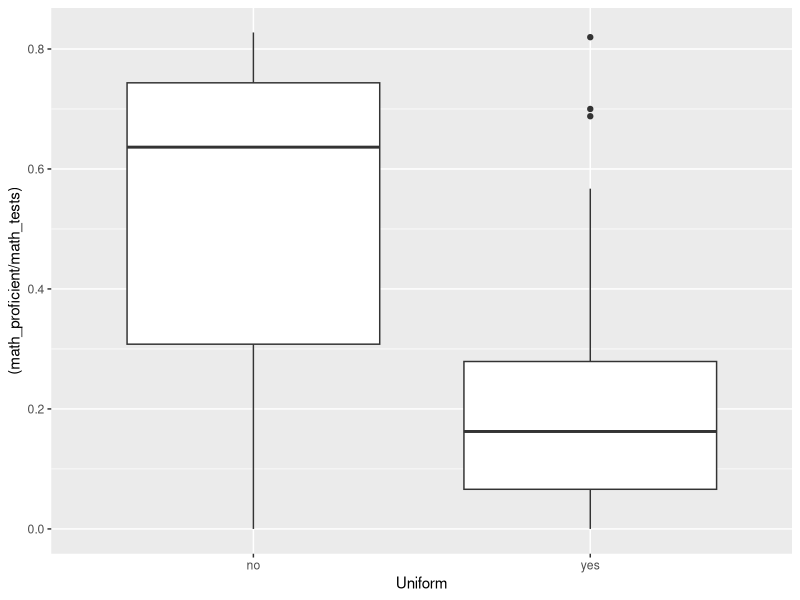
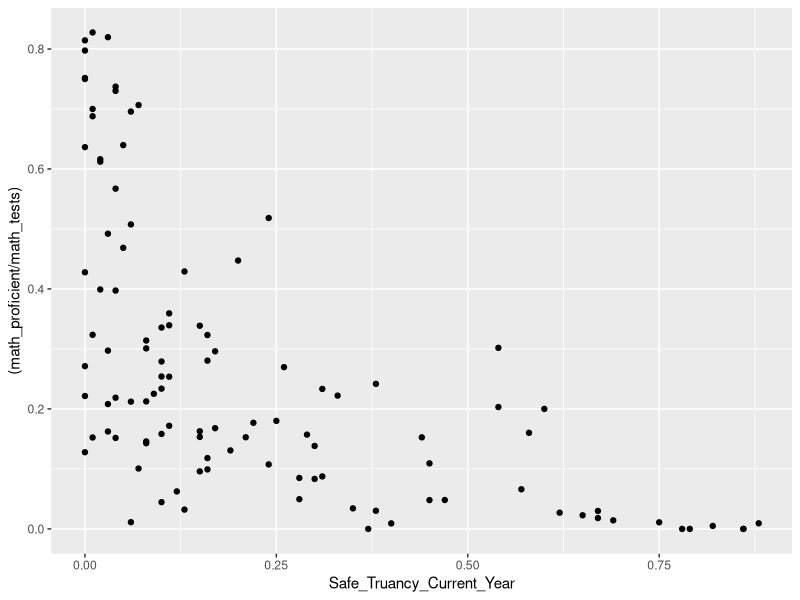

The R script that drew these images, in order:
## ---- chunk 1
knitr::opts_chunk$set(
  echo = TRUE,
  message = FALSE,
  warning = FALSE
)

library(tidyverse)
library(scales)

scores <- read_csv("data/DC/dcps_parcc_scores_all_grades_17_18.csv", na = c("n < 10")) %>% 
  filter(Grade == "ALL") %>% #Show all grades
  select(-Grade) %>%
  filter(`School Code` != "DCPS") %>%
  mutate(`School Code` = as.numeric(`School Code`))
schools <- read_csv("data/DC/dcps_school_scorecard_17_18_trimmed.csv") 
dc <- scores %>% left_join(schools, by=c("School Code" = "Dir_School_Code")) %>%
  mutate(ela_tests = `# of English Language Arts (ELA) Test Takers`,
         ela_proficient = `ELA # Proficient`,
         math_tests = `# Math Test Takers`,
         math_proficient = `Math - # Proficient`,
         Uniform = as.factor(Uniform)) %>%
  mutate(Safe_Truancy_Current_Year = as.numeric(sub("%", Safe_Truancy_Current_Year, replacement="")) / 100)
    

## ---- chunk 2
dc %>% group_by(Dir_Ward) %>% summarise(`ELA Test Takers`=sum(`# of English Language Arts (ELA) Test Takers`, na.rm=T), 
                                             `ELA Proficient`=sum(`ELA # Proficient`, na.rm=T)) %>%
  mutate(`% ELA Proficient` = percent(`ELA Proficient` / `ELA Test Takers`)) %>%
  arrange(`% ELA Proficient`)
## ---- chunk 3
dc %>% group_by(Dir_Ward) %>% summarise(`Math Test Takers`=sum(`# Math Test Takers`, na.rm=T), 
                                             `Math Proficient`=sum(`Math - # Proficient`, na.rm=T)) %>%
  mutate(`% Math Proficient` = percent(`Math Proficient` / `Math Test Takers`)) %>%
  arrange(`% Math Proficient`)
## ---- chunk 4
dc %>% count(Uniform)
## ---- chunk 5
  ggplot(dc) + geom_boxplot(aes(x = Uniform, y=  (math_proficient/math_tests)))

## ---- chunk 6
ggplot(dc) + geom_point(aes(x = Safe_Truancy_Current_Year, y = (math_proficient/math_tests)))
